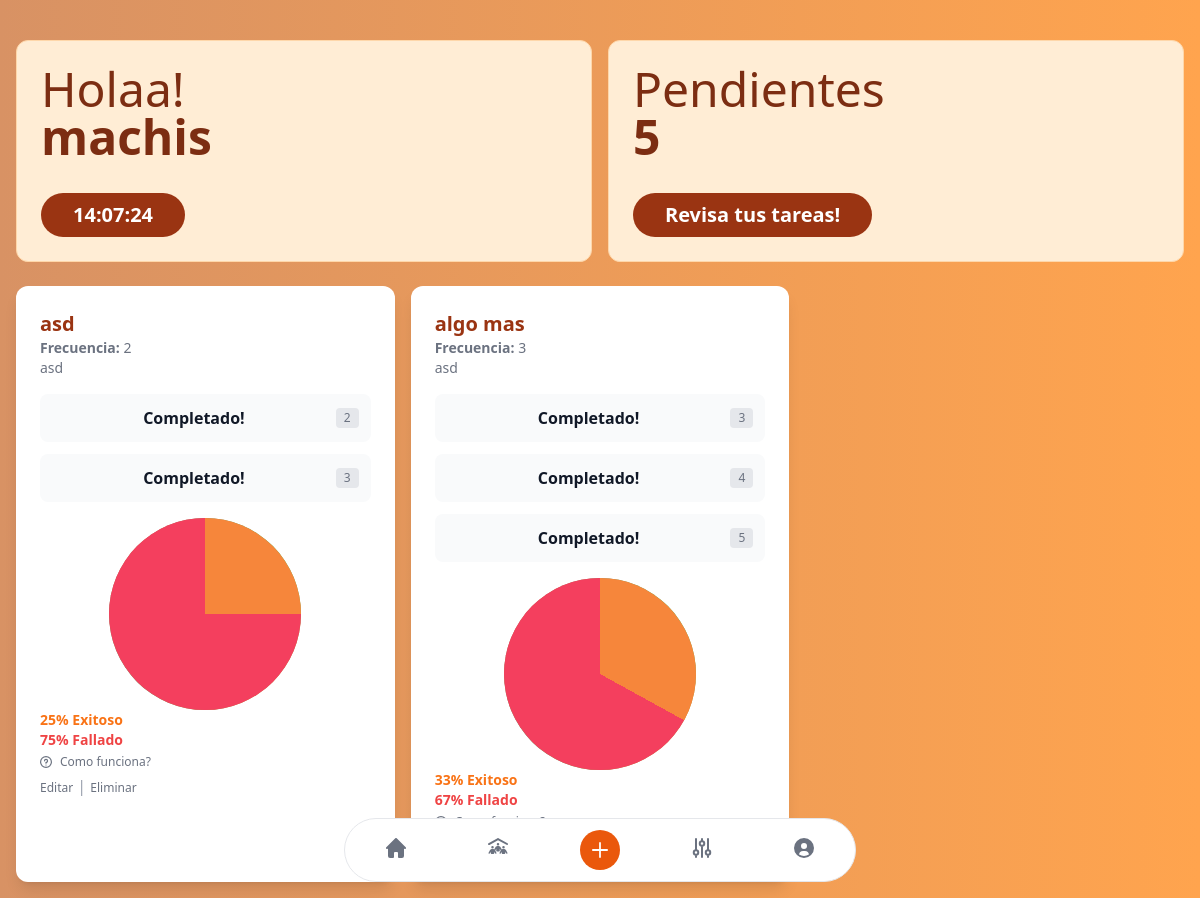
The app's page /dashboard (signed in) with its own data.
### models.py (models this page shows, shortened)
class User(db.Model):
    id = db.Column(db.Integer, primary_key=True)
    username = db.Column(db.String(150), nullable=False, unique=True)
    password = db.Column(db.String(200), nullable=False)
    private = db.Column(db.Boolean, nullable=False, default=True)
    name = db.Column(db.String(150), nullable=True, unique=False)
    last_name = db.Column(db.String(150), nullable=True, unique=False)
    groups = db.relationship(
        'Groups',
        secondary='user_group',
        back_populates='miembros'
    )

class Task(db.Model):
    id = db.Column(db.Integer, primary_key=True)
    name = db.Column(db.String(50), nullable=False)
    description = db.Column(db.String(120), nullable=False)
    frequency = db.Column(db.Integer, nullable=False)
    created_at = db.Column(db.DateTime, default=lambda: datetime.now(bogota_tz))
    user_id = db.Column(db.Integer, db.ForeignKey('user.id'), nullable=False)
    private = db.Column(db.Boolean, nullable=False, default=True)
    user = relationship('User', backref='tasks')

### main.py (the view)
@app.route('/dashboard')
def dashboard():
    if user_on_login():
        return redirect(url_for('login'))
    user_id = session.get('user_id')
    user = User.query.get(user_id)
    today = date.today()
    print(today)
    tasks=Task.query.filter_by(user_id=user_id).all()
    all_dailies = [daily for task in tasks for daily in task.dailies]
    sorted_dailies = sorted(all_dailies, key=lambda x: x.created_at.date())
    tasks_by_date = {
        date: list(dailies)
        for date, dailies in groupby(sorted_dailies, key=lambda x: x.created_at.date())
    }
    tasks_by_date_formatted = {
        date.strftime("%d/%m/%Y"): dailies for date, dailies in tasks_by_date.items()
    }
    today = date.today()
    tasks_today = TaskDaily.query.filter(db.func.date(TaskDaily.created_at) == today).all()
    count_today = len(tasks_today)
    tasks = Task.query.filter_by(user_id=user_id).all()
    tasks_today = []
    tasks_today_number =[]
    total = []
    total_rest = 0
    for task in tasks:
        todays_dailies = [daily for daily in task.dailies if daily.created_at.date() == today]
        total_rest += task.frequency - len(todays_dailies)
        tasks_today_number.append(len(todays_dailies))
        total_dailies = len(task.dailies)
        days_passed = (date.today() - task.created_at.date()).days
        activity_total = (days_passed+1) * int(task.frequency)
        average=int((total_dailies*100)/activity_total)
        rest = 100-average
        total.append([average,rest])
    tasks=zip(tasks,tasks_today_number,total)
    user_id = session.get('user_id')
    context = {
        "user_id": user_id,
        'tasks_by_date': tasks_by_date_formatted,
        'tasks': tasks,
        'today': today,
        'user': user,
        'total_rest': total_rest,
    }
    return render_template("index.html", **context)

### main.py (called while the page is built)
def user_on_login():
    user_id = session.get('user_id')
    print('user_id', user_id)
    if not user_id:
        flash("Debes iniciar sesión para ver tus tareas.", "danger")
        return True
    return False

### templates/index.html (shortened to what this page needs)
{% extends "base.html" %}
{% block content %}
        <div class="pt-6 max-w-7xl mx-auto flex">
            <main class="flex-1 p-4">
                <div class="flex flex-col lg:flex-row gap-4 mb-6">
                    <div class="flex-1 bg-orange-100 border border-orange-200 rounded-xl p-6 animate-fade-in ">
                        <h2 class="text-4xl md:text-5xl text-orange-900">
                            Holaa!<br><strong>{{ user.username }}</strong>
                        </h2>
                        <span id="hora-actual" class="inline-block mt-8 px-8 py-2 rounded-full text-xl font-bold text-white bg-orange-800">
                        </span>
                    </div>
                    <div class="flex-1 bg-orange-100 border border-orange-200 rounded-xl p-6 animate-fade-in">
                        <h2 class="text-4xl md:text-5xl text-orange-900">
                            Pendientes <br><strong>{{total_rest}}</strong>
                        </h2>
                        <a href="#tasks" class="inline-block mt-8 px-8 py-2 rounded-full text-xl font-bold text-white bg-orange-800 hover:bg-orange-900 transition-transform duration-300 hover:scale-105">
                            Revisa tus tareas!
                        </a>
                    </div>
                </div>
                <div id="tasks" class="grid grid-cols-1 md:grid-cols-2 lg:grid-cols-3 gap-4">
                        {% if tasks %}
                                    {% for task, number, total in tasks %}
                                        <div class="bg-white rounded-xl shadow-lg p-6 h-auto transition-all duration-300 hover:-translate-y-1 hover:shadow-xl animate-slide-up dark:bg-gray-800" style="animation-delay: 0.1s">
                                            <h3 class="text-xl font-bold text-orange-800">{{ task.name }}</h3>
                                            <p class="text-sm font-normal text-gray-500 dark:text-gray-400"><span class="font-bold">Frecuencia: </span>{{ task.frequency }}</p>
                                            <p class="text-sm font-normal text-gray-500 dark:text-gray-400">{{ task.description }}</p>
                                            <ul class="my-4 space-y-3">
                                                {% for i in range(task.frequency - (number)) %}
                                                    <li>
                                                        <form action="/create_lugar/{{ task.id }}" method="POST" style="display:inline;">
                                                            <button type="submit" class="flex w-full items-center p-3 text-base font-bold text-gray-900 rounded-lg bg-gray-50 hover:bg-gray-100 group hover:shadow dark:bg-gray-600 dark:hover:bg-gray-500 dark:text-white">
                                                                <span class="flex-1 ms-3 whitespace-nowrap">Completado!</span>
                                                                <span class="inline-flex items-center justify-center px-2 py-0.5 ms-3 text-xs font-medium text-gray-500 bg-gray-200 rounded dark:bg-gray-700 dark:text-gray-400">{{ i + 1 + (task.dailies | length)}}</span>
                                                            </button>
                                                        </form>
                                                    </li>
                                                {% endfor %}
                                            </ul>
                                            <div class="flex justify-center items-center">
                                                <div class="relative w-48 h-48 rounded-full bg-gradient-to-tl from-orange-500 via-green-500 to-red-500">
                                                    <div
                                                        class="absolute top-0 left-0 w-full h-full rounded-full"
                                                        style="background: conic-gradient(
                                                            #f6863b 0 {{ total.0 }}%, /* azul: porcentaje dinámico */
                                                            #f43f5e {{ total.0 }}% 100% /* rojo: restante */
                                                        );">
                                                    </div>
                                                </div>
                                            </div>
                                            <div>
                                                <div class="flex text-orange-500 font-bold text-sm">{{ total.0 }}% Exitoso</div>
                                                <div class="flex text-red-500 font-bold text-sm">{{ total.1 }}% Fallado</div>
                                            </div>
                                            <div>
                                                <a href="#" class="inline-flex items-center text-xs font-normal text-gray-500 hover:underline dark:text-gray-400">
                                                Como funciona?</a>
                                            </div>
                                            <div>
                                                <a class="inline-flex items-center text-xs font-normal text-gray-500 hover:underline dark:text-gray-400" href="/edit/{{ task.id }}">Editar</a>
                                                <span class="text-gray-400">|</span>
                                                <form class="inline-flex items-center text-xs font-normal text-gray-500 hover:underline dark:text-gray-400" action="/delete/{{ task.id }}" method="POST" style="display:inline;">
                                                    <button type="submit">Eliminar</button>
                                                </form>
                                            </div>
                                        </div>
                                    {% endfor %}
                        {% else %}
                            <p>No hay tareas disponibles.</p>
                        {% endif %}
                </div>
            </main>
        </div>
{% endblock %}

### records on screen
User: username "machis"
Task: name "asd", frequency "2", description "asd", dailies "2" "3", total "25", total "75"
Task: name "algo mas", frequency "3", description "asd", dailies "3" "4" "5", total "33", total "67"

### other values on screen
{{ total_rest }} "5"
